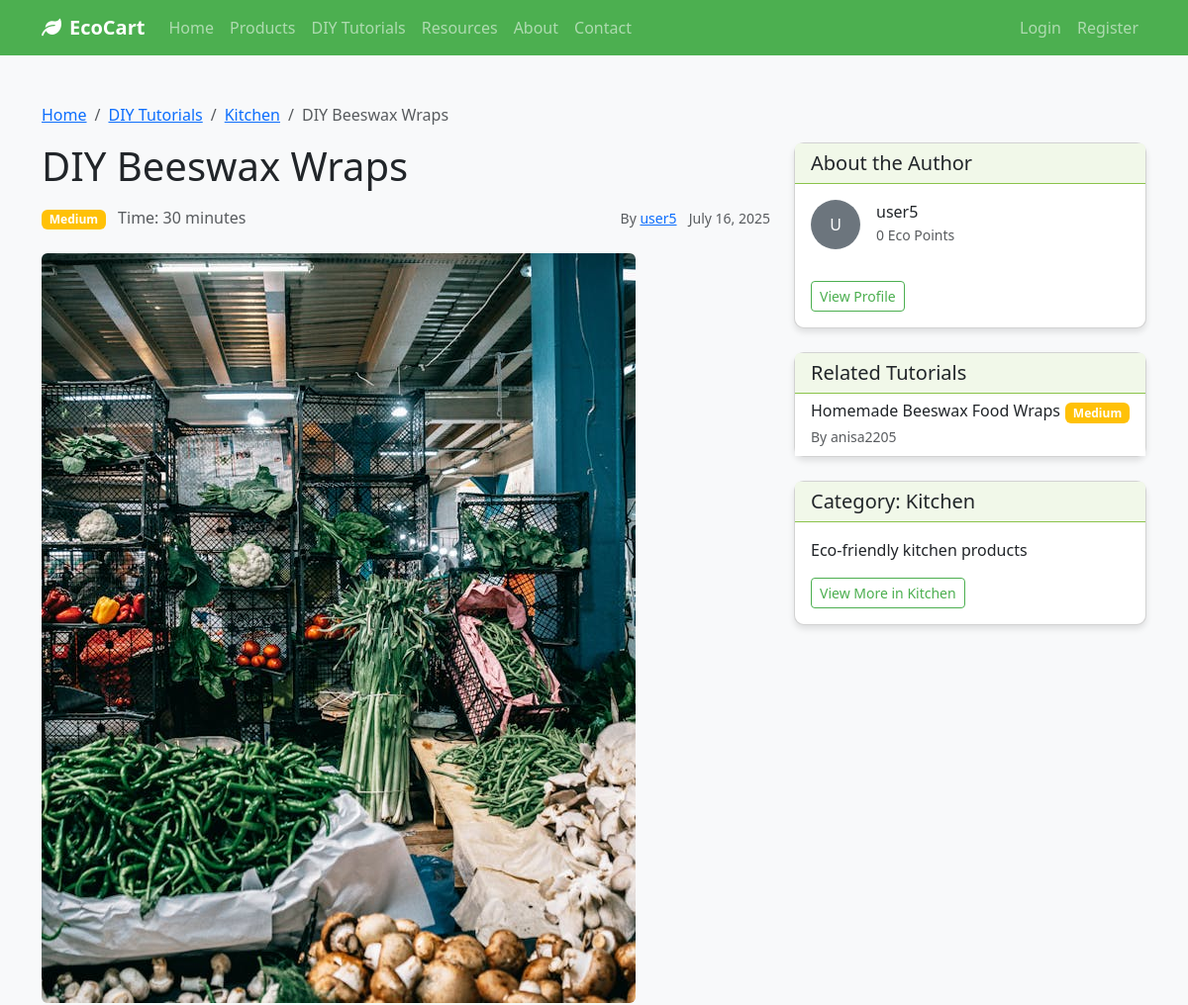
The page /diy/diy-beeswax-wraps/ (upper part) on the database as committed earlier.
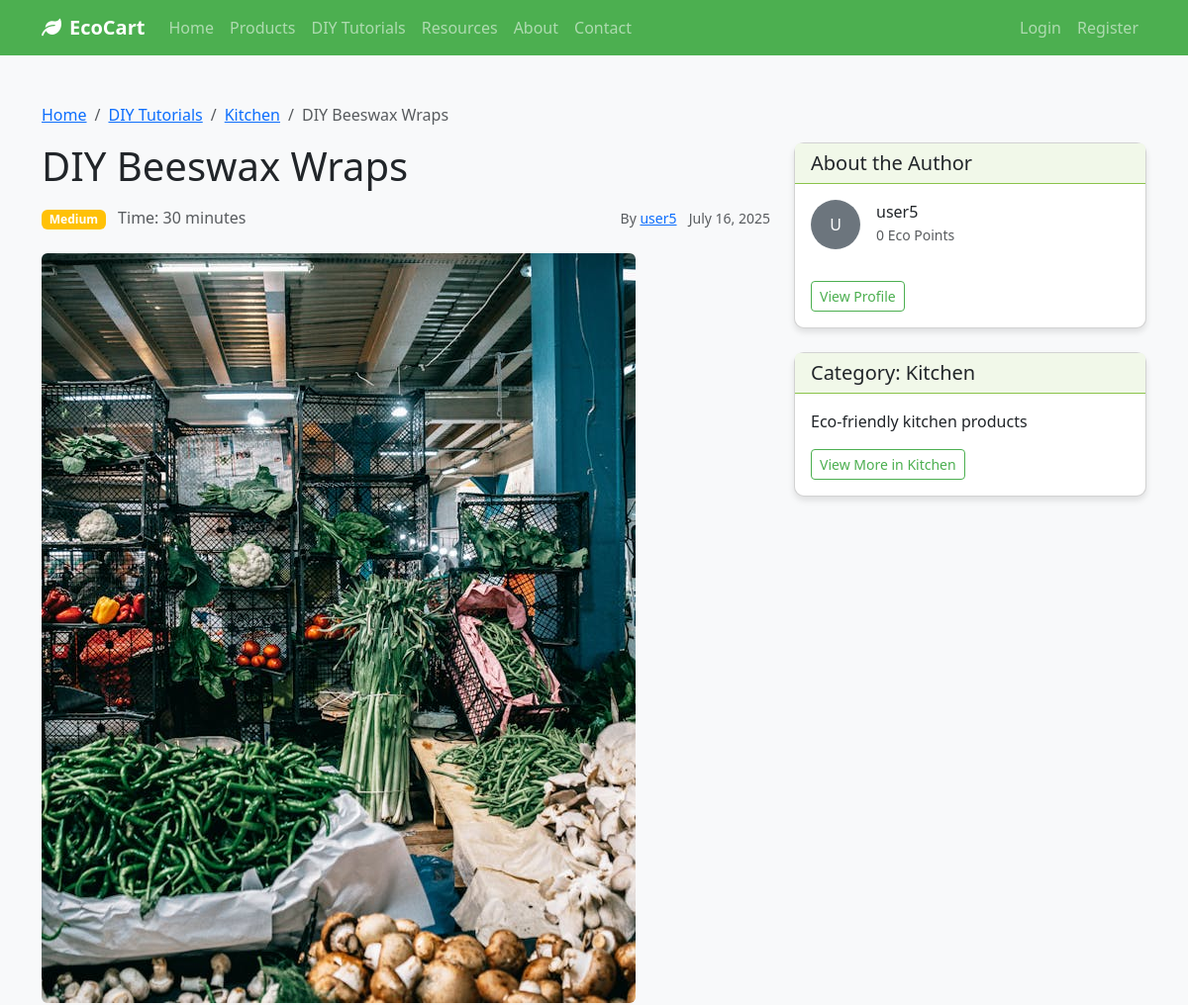
The same page on the database as committed later.
### greenapp/models.py (models this page shows, shortened)
class DIY(models.Model):
    title = models.CharField(max_length=200)
    slug = models.SlugField(max_length=200, unique=True, blank=True)
    author = models.ForeignKey(User, on_delete=models.CASCADE, related_name='diy_tutorials')
    category = models.ForeignKey(Category, on_delete=models.SET_NULL, null=True, related_name='diy_tutorials')
    description = models.TextField()
    materials = models.TextField(help_text="List the materials needed for this DIY project")
    instructions = models.TextField(help_text="Step-by-step instructions for the DIY project")
    image = models.ImageField(upload_to='diy/%Y/%m/%d', blank=True)
    document = models.FileField(upload_to='diy/documents/%Y/%m/%d', blank=True)
    difficulty = models.CharField(max_length=10, choices=[
        ('easy', 'Easy'),
        ('medium', 'Medium'),
        ('hard', 'Hard')
    ], default='medium')
    time_required = models.CharField(max_length=100, help_text="Estimated time to complete (e.g., '30 minutes', '2 hours')")
    created = models.DateTimeField(auto_now_add=True)
    updated = models.DateTimeField(auto_now=True)
    class Meta:
        verbose_name = 'DIY Tutorial'
        verbose_name_plural = 'DIY Tutorials'
        ordering = ['-created']

### greenapp/views.py (the view)
# urls.py: path('diy/<slug:slug>/', views.DIYDetailView.as_view(), name='diy_detail'),
class DIYDetailView(DetailView):
    model = DIY
    template_name = 'greenapp/diy_detail.html'
    context_object_name = 'tutorial'
    def get_context_data(self, **kwargs):
        context = super().get_context_data(**kwargs)
        context['comment_form'] = DIYCommentForm()
        context['comments'] = self.object.comments.all()
        if self.object.category:
            context['related_tutorials'] = DIY.objects.filter(
                category=self.object.category
            ).exclude(id=self.object.id).exclude(slug='')[:3]
        else:
            context['related_tutorials'] = DIY.objects.exclude(id=self.object.id).exclude(slug='')[:3]
        if self.request.user.is_authenticated:
            VisitLog.objects.create(
                user=self.request.user,
                page_visited=f'DIY: {self.object.title}',
                ip_address=self.request.META.get('REMOTE_ADDR')
            )
        elif self.request.session.session_key:
            VisitLog.objects.create(
                session_key=self.request.session.session_key,
                page_visited=f'DIY: {self.object.title}',
                ip_address=self.request.META.get('REMOTE_ADDR')
            )
        return context

### greenapp/context_processors.py (called while the page is built)
def media_url(request):
    return {'MEDIA_URL': settings.MEDIA_URL}

### templates/greenapp/diy_detail.html (shortened to what the changed rows need)
{% extends 'greenapp/base.html' %}
{% block content %}
<div class="container py-5">
    <div class="row">
        <div class="col-md-8">
            <h1 class="mb-3">{{ tutorial.title }}</h1>
        </div>
        <div class="col-md-4">
            {% if related_tutorials %}
            <div class="card mb-4">
                <div class="card-header">
                    <h5 class="mb-0">Related Tutorials</h5>
                </div>
                <div class="card-body p-0">
                    <div class="list-group list-group-flush">
                        {% for related in related_tutorials %}
                        {% if related.slug %}
                        <a href="{% url 'diy_detail' related.slug %}" class="list-group-item list-group-item-action">
                            <div class="d-flex justify-content-between align-items-center">
                                <h6 class="mb-1">{{ related.title }}</h6>
                                <span class="badge {% if related.difficulty == 'easy' %}bg-success{% elif related.difficulty == 'medium' %}bg-warning{% else %}bg-danger{% endif %}">
                                    {{ related.difficulty|title }}
                                </span>
                            </div>
                            <small class="text-muted">By {{ related.author.username }}</small>
                        </a>
                        {% endif %}
                        {% endfor %}
                    </div>
                </div>
            </div>
            {% endif %}
        </div>
    </div>
</div>
{% endblock %}

Rows that differ between the two databases and show on the page:
removed DIY: title "Homemade Beeswax Food Wraps", difficulty "Medium", author.username "anisa2205"
Other text that changed with them:
text no longer shown: "Related Tutorials"
